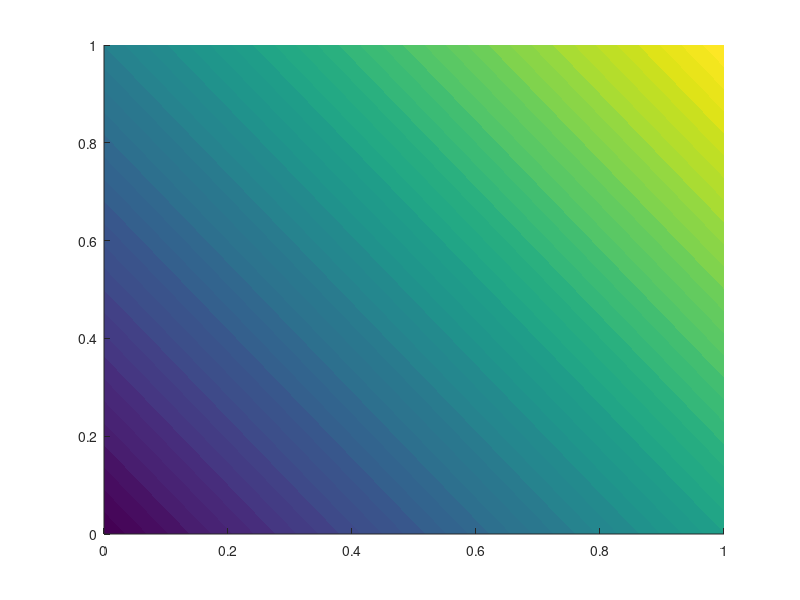

This figure's MATLAB source: (Note: this script raises an error after producing the figure.)
% This is an implementation of Rosenblatt's Perceptron
% from Cristianini and Shawe-Taylor (2000). "Support Vector Machines
% and Other Kernel-based Learning Methods", Table 2.1:
% The Perceptron Algorithm (primal form) with a slight change
% in the definition of a mistake (see "if" statement).

clc; close all;
x = [0.248,	0.564; 0.103, 0.637; 0.119, 0.489;
     0.458, 0.281; 0.268, 0.378; 0.267, 0.253;
     0.156, 0.311; 0.077, 0.350; 0.109, 0.191;
     0.344, 0.133; 0.494, 0.110; 0.360, 0.886;
     0.492, 0.740; 0.523, 0.895; 0.719, 0.820;
     0.926, 0.764; 0.714, 0.603; 0.548, 0.566;
     0.746, 0.335; 0.852, 0.547];               % Data set: [x1, x2]
y = ones(20,1); y(1:11) = -1;                   % Data set: y = {+1,-1}

w = [0; 0]; b = 0;          % Initialize parameters w, b
R = max(vecnorm(x'));       % Distance of farthest data pt. from origin
eta = 0.1; k = Inf;         % eta = learning rate
[X,Y] = meshgrid(0:0.01:1); % For plotting the decision boundary
while k > 0
    k = 0;                  % Reset counter for no. of mistakes
    for j = 1:size(x,1)
        if y(j)*(w'*x(j,:)' + b) < 1    % < 0 instead of < 1 in the book
            w = w + eta*y(j)*x(j,:)';   % Update w
            b = b + eta*y(j)*R^2;       % Update b
            k = k + 1;                  % Increment counter
        end
    end
    Z = reshape([X(:) Y(:)]*w + b,size(X));
    contourf(X,Y,Z,50,'FaceAlpha',0.3,'LineColor','none');
    colormap(redblue); hold on; set(gcf,'Color','w');
    scatter(x(y == 1,1),x(y == 1,2),100,'rx','LineWidth',2.5);
    scatter(x(y == -1,1),x(y == -1,2),40,'bo','filled');
    box on; grid on; axis([0 1 0 1]);
    x2 = [(-b+w(1))/w(2), -(b+w(1))/w(2)];
    plot([-1 1],x2,'k-','LineWidth',1.5);       % <w,x> + b = 0
    x2 = [(1-b+w(1))/w(2), (1-b-w(1))/w(2)];
    plot([-1 1],x2,'k--','LineWidth',1.5);      % <w,x> + b = 1
    x2 = [(-1-b+w(1))/w(2), -(1+b+w(1))/w(2)];
    plot([-1 1],x2,'k--','LineWidth',1.5);      % <w,x> + b = -1
    title(sprintf('w = [%.3f; %.3f], b = %.3f, Margin = %.3f',...
        w, b, 1./norm(w))); xlabel('x1'); ylabel('x2');
    legend({'','Positive samples','Negative samples','','',''},...
        'Location','southeast','Box','off');
    % for rep = 1:(k>0)+20*(k==0)
    %     exportgraphics(gcf,'rosenblatt_perceptron.gif','Append',true);
    % end
    pause(0.1); clf;
end

function c = redblue
% redblue gives a colormap within [cl(1) cl(2)] from
%   Blue [0 0 1] to White [0 0 0] to Red [1 0 0]
    m = size(get(gcf,'colormap'),1);        % Get size of colormap
    cl = clim;                              % Get colormap limits
    m1 = round(-m*cl(1)/diff(cl));          % Get ratio of (-1), blue
    m2 = m - m1;                            %  the rest are (+1), red
    up = (0:m1-1)'/max(m1-1,1);             % up = [0,...,1] 
    dn = (m2-1:-1:0)'/max(m2-1,1);          % dn = [1,...,0]
    r = [up; ones(m2,1)];                   % red vector
    g = [up; dn];                           % green vector
    b = [ones(m1,1); dn];                   % blue vector
    c = [r g b];
end
